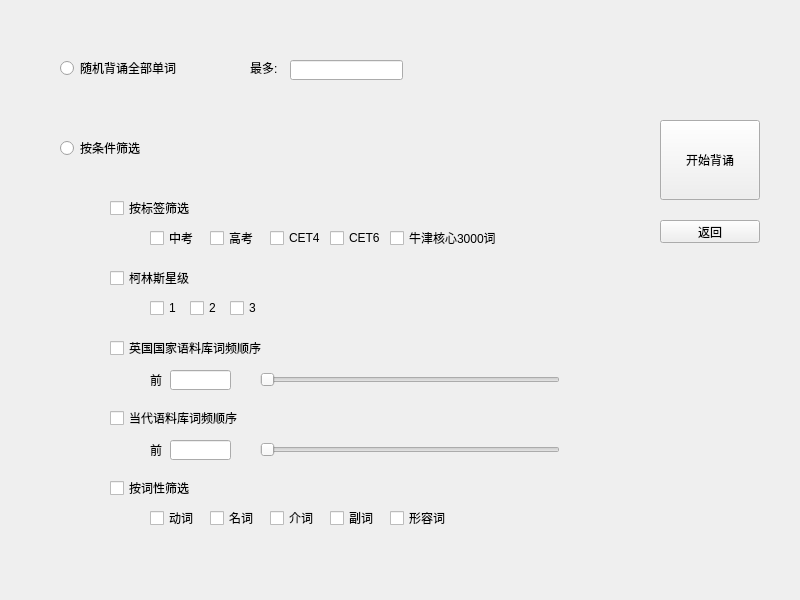
<?xml version="1.0" encoding="UTF-8"?>
<ui version="4.0">
 <class>ChooseClass_form</class>
 <widget class="QWidget" name="ChooseClass_form">
  <property name="geometry">
   <rect>
    <x>0</x>
    <y>0</y>
    <width>800</width>
    <height>600</height>
   </rect>
  </property>
  <property name="windowTitle">
   <string>选择种类</string>
  </property>
  <widget class="QRadioButton" name="all_rbtn">
   <property name="geometry">
    <rect>
     <x>60</x>
     <y>60</y>
     <width>141</width>
     <height>16</height>
    </rect>
   </property>
   <property name="text">
    <string>随机背诵全部单词</string>
   </property>
  </widget>
  <widget class="QRadioButton" name="select_rbtn">
   <property name="geometry">
    <rect>
     <x>60</x>
     <y>140</y>
     <width>89</width>
     <height>16</height>
    </rect>
   </property>
   <property name="text">
    <string>按条件筛选</string>
   </property>
  </widget>
  <widget class="QPushButton" name="ok_btn">
   <property name="geometry">
    <rect>
     <x>660</x>
     <y>120</y>
     <width>100</width>
     <height>80</height>
    </rect>
   </property>
   <property name="text">
    <string>开始背诵</string>
   </property>
  </widget>
  <widget class="QCheckBox" name="tag_cb">
   <property name="geometry">
    <rect>
     <x>110</x>
     <y>200</y>
     <width>121</width>
     <height>16</height>
    </rect>
   </property>
   <property name="text">
    <string>按标签筛选</string>
   </property>
  </widget>
  <widget class="QCheckBox" name="zk_cb">
   <property name="geometry">
    <rect>
     <x>150</x>
     <y>230</y>
     <width>60</width>
     <height>16</height>
    </rect>
   </property>
   <property name="text">
    <string>中考</string>
   </property>
  </widget>
  <widget class="QCheckBox" name="gk_cb">
   <property name="geometry">
    <rect>
     <x>210</x>
     <y>230</y>
     <width>60</width>
     <height>16</height>
    </rect>
   </property>
   <property name="text">
    <string>高考</string>
   </property>
  </widget>
  <widget class="QCheckBox" name="cet4_cb">
   <property name="geometry">
    <rect>
     <x>270</x>
     <y>230</y>
     <width>60</width>
     <height>16</height>
    </rect>
   </property>
   <property name="text">
    <string>CET4</string>
   </property>
  </widget>
  <widget class="QCheckBox" name="collins3_cb">
   <property name="geometry">
    <rect>
     <x>230</x>
     <y>300</y>
     <width>71</width>
     <height>16</height>
    </rect>
   </property>
   <property name="text">
    <string>3</string>
   </property>
  </widget>
  <widget class="QCheckBox" name="collins_cb">
   <property name="geometry">
    <rect>
     <x>110</x>
     <y>270</y>
     <width>81</width>
     <height>16</height>
    </rect>
   </property>
   <property name="text">
    <string>柯林斯星级</string>
   </property>
  </widget>
  <widget class="QCheckBox" name="cet6_cb">
   <property name="geometry">
    <rect>
     <x>330</x>
     <y>230</y>
     <width>60</width>
     <height>16</height>
    </rect>
   </property>
   <property name="text">
    <string>CET6</string>
   </property>
  </widget>
  <widget class="QCheckBox" name="collins1_cb">
   <property name="geometry">
    <rect>
     <x>150</x>
     <y>300</y>
     <width>30</width>
     <height>16</height>
    </rect>
   </property>
   <property name="text">
    <string>1</string>
   </property>
  </widget>
  <widget class="QCheckBox" name="collins2_cb">
   <property name="geometry">
    <rect>
     <x>190</x>
     <y>300</y>
     <width>71</width>
     <height>16</height>
    </rect>
   </property>
   <property name="text">
    <string>2</string>
   </property>
  </widget>
  <widget class="QCheckBox" name="oxford_cb">
   <property name="geometry">
    <rect>
     <x>390</x>
     <y>230</y>
     <width>111</width>
     <height>16</height>
    </rect>
   </property>
   <property name="text">
    <string>牛津核心3000词</string>
   </property>
  </widget>
  <widget class="QPushButton" name="back_btn">
   <property name="geometry">
    <rect>
     <x>660</x>
     <y>220</y>
     <width>100</width>
     <height>23</height>
    </rect>
   </property>
   <property name="text">
    <string>返回</string>
   </property>
  </widget>
  <widget class="QLabel" name="status_label">
   <property name="geometry">
    <rect>
     <x>660</x>
     <y>270</y>
     <width>100</width>
     <height>41</height>
    </rect>
   </property>
   <property name="text">
    <string/>
   </property>
  </widget>
  <widget class="QCheckBox" name="bnc_cb">
   <property name="geometry">
    <rect>
     <x>110</x>
     <y>340</y>
     <width>171</width>
     <height>16</height>
    </rect>
   </property>
   <property name="text">
    <string>英国国家语料库词频顺序</string>
   </property>
  </widget>
  <widget class="QSlider" name="bnc_slider">
   <property name="geometry">
    <rect>
     <x>260</x>
     <y>370</y>
     <width>300</width>
     <height>20</height>
    </rect>
   </property>
   <property name="orientation">
    <enum>Qt::Horizontal</enum>
   </property>
  </widget>
  <widget class="QLineEdit" name="bnc_tl">
   <property name="geometry">
    <rect>
     <x>170</x>
     <y>370</y>
     <width>61</width>
     <height>20</height>
    </rect>
   </property>
  </widget>
  <widget class="QSlider" name="frq_slider">
   <property name="geometry">
    <rect>
     <x>260</x>
     <y>440</y>
     <width>300</width>
     <height>20</height>
    </rect>
   </property>
   <property name="orientation">
    <enum>Qt::Horizontal</enum>
   </property>
  </widget>
  <widget class="QLineEdit" name="frq_tl">
   <property name="geometry">
    <rect>
     <x>170</x>
     <y>440</y>
     <width>61</width>
     <height>20</height>
    </rect>
   </property>
  </widget>
  <widget class="QCheckBox" name="frq_cb">
   <property name="geometry">
    <rect>
     <x>110</x>
     <y>410</y>
     <width>141</width>
     <height>16</height>
    </rect>
   </property>
   <property name="text">
    <string>当代语料库词频顺序</string>
   </property>
  </widget>
  <widget class="QLineEdit" name="wordcount_tl">
   <property name="geometry">
    <rect>
     <x>290</x>
     <y>60</y>
     <width>113</width>
     <height>20</height>
    </rect>
   </property>
  </widget>
  <widget class="QCheckBox" name="pos_cb">
   <property name="geometry">
    <rect>
     <x>110</x>
     <y>480</y>
     <width>91</width>
     <height>16</height>
    </rect>
   </property>
   <property name="text">
    <string>按词性筛选</string>
   </property>
  </widget>
  <widget class="QLabel" name="info0">
   <property name="geometry">
    <rect>
     <x>150</x>
     <y>370</y>
     <width>20</width>
     <height>20</height>
    </rect>
   </property>
   <property name="text">
    <string>前</string>
   </property>
  </widget>
  <widget class="QLabel" name="info1">
   <property name="geometry">
    <rect>
     <x>150</x>
     <y>440</y>
     <width>20</width>
     <height>20</height>
    </rect>
   </property>
   <property name="text">
    <string>前</string>
   </property>
  </widget>
  <widget class="QCheckBox" name="prep_cb">
   <property name="geometry">
    <rect>
     <x>270</x>
     <y>510</y>
     <width>60</width>
     <height>16</height>
    </rect>
   </property>
   <property name="text">
    <string>介词</string>
   </property>
  </widget>
  <widget class="QCheckBox" name="adv_cb">
   <property name="geometry">
    <rect>
     <x>330</x>
     <y>510</y>
     <width>60</width>
     <height>16</height>
    </rect>
   </property>
   <property name="text">
    <string>副词</string>
   </property>
  </widget>
  <widget class="QCheckBox" name="verb_cb">
   <property name="geometry">
    <rect>
     <x>150</x>
     <y>510</y>
     <width>60</width>
     <height>16</height>
    </rect>
   </property>
   <property name="text">
    <string>动词</string>
   </property>
  </widget>
  <widget class="QCheckBox" name="n_cn">
   <property name="geometry">
    <rect>
     <x>210</x>
     <y>510</y>
     <width>60</width>
     <height>16</height>
    </rect>
   </property>
   <property name="text">
    <string>名词</string>
   </property>
  </widget>
  <widget class="QCheckBox" name="adj_cb">
   <property name="geometry">
    <rect>
     <x>390</x>
     <y>510</y>
     <width>61</width>
     <height>16</height>
    </rect>
   </property>
   <property name="text">
    <string>形容词</string>
   </property>
  </widget>
  <widget class="QLabel" name="info2">
   <property name="geometry">
    <rect>
     <x>250</x>
     <y>60</y>
     <width>31</width>
     <height>16</height>
    </rect>
   </property>
   <property name="text">
    <string>最多:</string>
   </property>
  </widget>
 </widget>
 <resources/>
 <connections/>
</ui>
